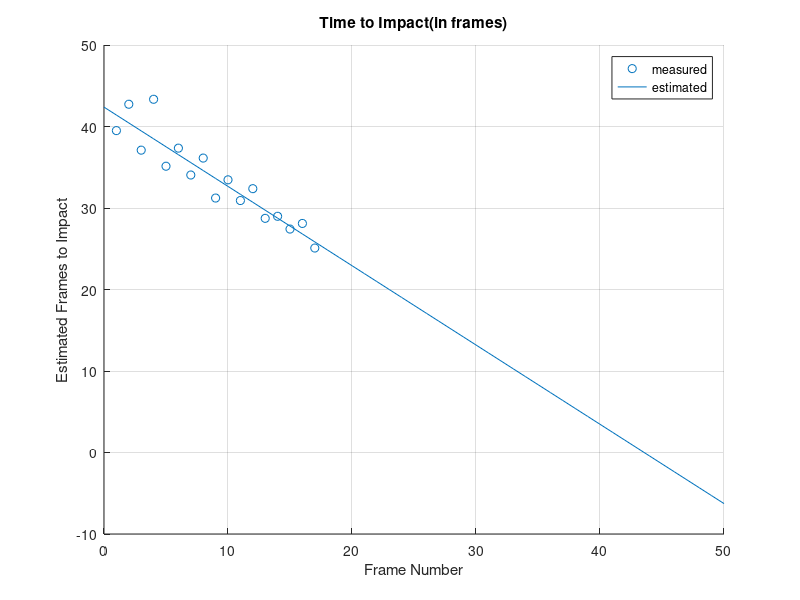
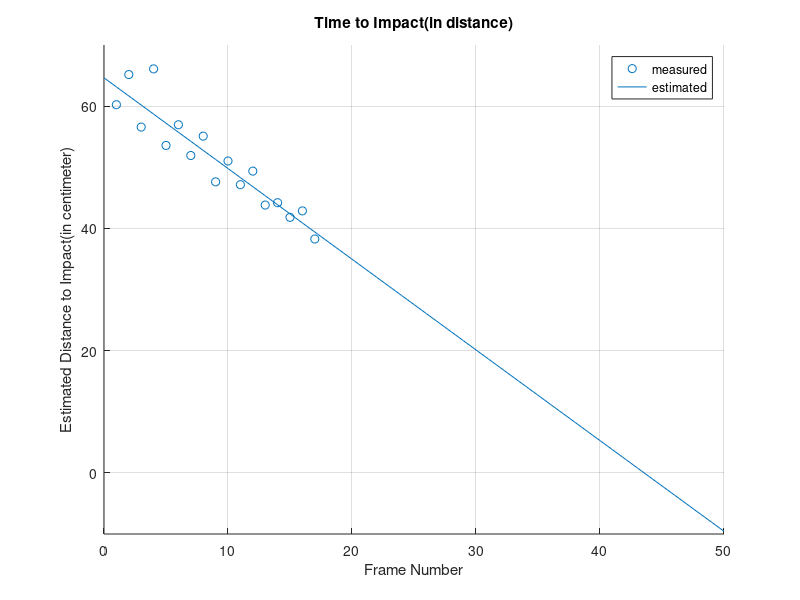

Reproduce these figures in MATLAB, in order.
clear; clc; close all;

[x, y] = textread('tau.txt', '%f %f', 17);

% least square estimation
p = polyfit(x,y,1);
frame = 0:50;
tau = polyval(p,frame);

figure(1); hold on; grid on;
title('Time to Impact(in frames)');
scatter(x,y);
plot(frame,tau);
legend('measured', 'estimated');
xlabel('Frame Number');
ylabel('Estimated Frames to Impact');
xlim([0 50]);
ylim([-10 50]);

impact_frame = -p(2)/p(1)

%% task2
distance = 1.525;   % 15.25mm = 1.525cm

tau = tau*distance;
figure(2); hold on; grid on;
title('Time to Impact(in distance)');
scatter(x,y*distance);
plot(frame,tau);
legend('measured', 'estimated');
xlabel('Frame Number');
ylabel('Estimated Distance to Impact(in centimeter)');
xlim([0 50]);
ylim([-10 70]);
